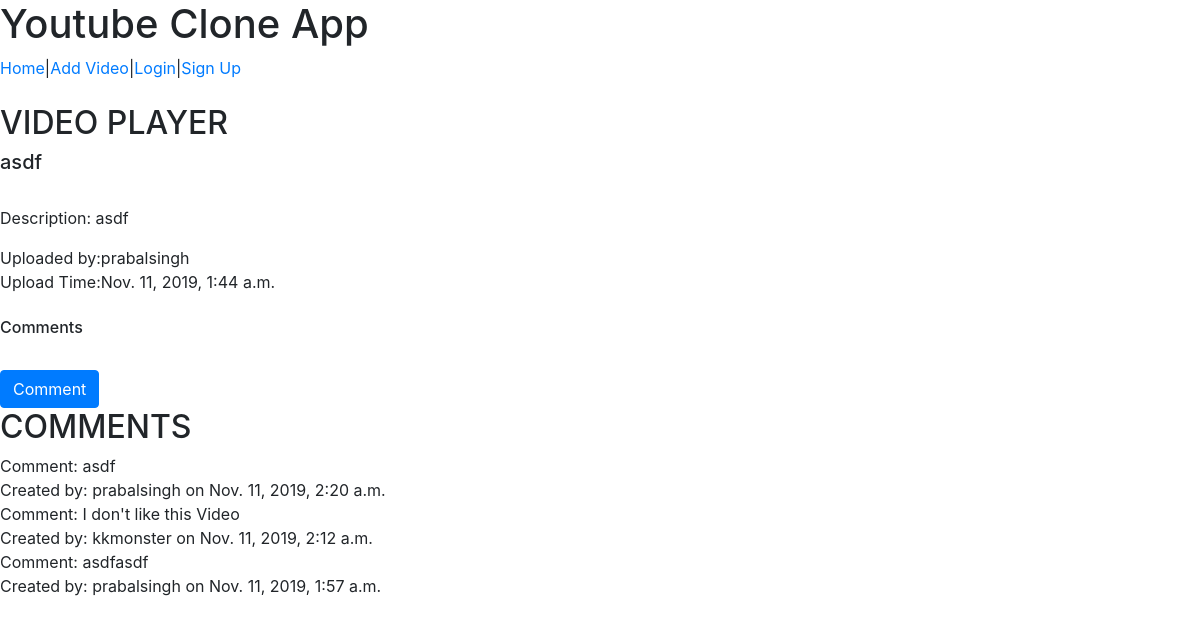
Screenshot of /video/4/ with the database file from the repository.
### main/models.py (models this page shows)
class Video(models.Model):
    title=models.CharField(max_length=30)
    description=models.TextField(max_length=200)
    path=models.CharField(max_length=60)
    datetime=models.DateTimeField(blank=False,null=False)
    user=models.ForeignKey('auth.User',on_delete=models.CASCADE)

class Comment(models.Model):
    text=models.TextField(max_length=200)
    datetime=models.DateTimeField(blank=False,null=False)
    user=models.ForeignKey('auth.User',on_delete=models.CASCADE)
    video=models.ForeignKey(Video,on_delete=models.CASCADE)

### main/views.py (the view)
# urls.py: path('video/<id>/',DetailedVideo.as_view()),
class DetailedVideo(View):
    template_name="video.html"
    def get(self,request,id):
        currentVideo=Video.objects.get(id=id)
        comments=Comment.objects.all().filter(video=currentVideo).order_by('-datetime')
        context={
            'video':currentVideo,
            'comments':comments
        }
        if request.user.is_authenticated:
            form=CommentForm()
            context['form']=form
            print("I AM HERE")
        return render(request,self.template_name,context)

### templates/video.html (shortened to what this page needs)
{% extends 'base.html' %}
{% block body%}
    <br>
    <h2>VIDEO PLAYER</h2>
    <h5>{{ video.title }}</h5><br>
    <p> Description: {{ video.description}}</p>
    Uploaded by:{{ video.user }}<br>
    Upload Time:{{ video.datetime }}
    <br>
    <br>
    <h6>Comments</h6><br>
     <form action="/addComment/" method="POST">
        <input class="btn btn-primary" type='submit' value='Comment'>
    </form>
    <h2>COMMENTS </h2>
    {% for comment in comments %}
        Comment: {{ comment.text }} <br>
        Created by: {{ comment.user }} on {{ comment.datetime }}<br>
    {% endfor %}
{% endblock %}

### templates/base.html (shortened to what this page needs)
<!DOCTYPE html>
<html lang="en">
<head>
    <link rel="stylesheet" href="https://stackpath.bootstrapcdn.com/bootstrap/4.3.1/css/bootstrap.min.css">
    <h1> Youtube Clone App</h1>
    <a href="/">Home</a>|<a href="/addVideo">Add Video</a>|<a href="/login">Login</a>|<a href="/register">Sign Up</a><br>
</head>
<body>
    {% block body%}
    {% endblock %}
</body>
</html>

### rows the page displays
Video: title "asdf", description "asdf", user "prabalsingh", datetime "Nov. 11, 2019, 1:44 a.m."
Comment: text "asdf", user "prabalsingh", datetime "Nov. 11, 2019, 2:20 a.m."
Comment: text "I don't like this Video", user "kkmonster", datetime "Nov. 11, 2019, 2:12 a.m."
Comment: text "asdfasdf", user "prabalsingh", datetime "Nov. 11, 2019, 1:57 a.m."
